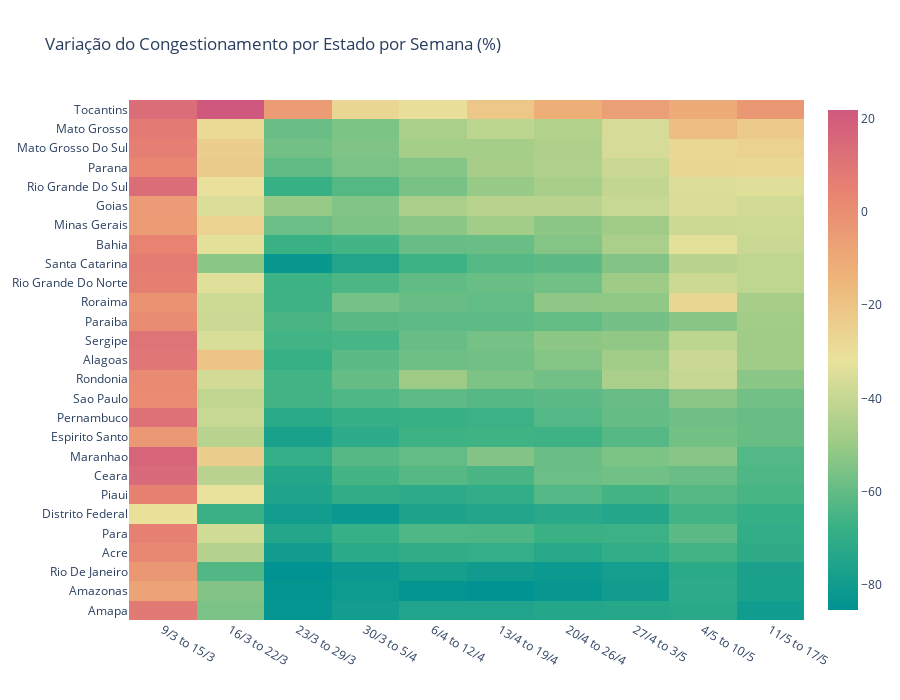

This figure's notebook cell:
### Code cell
countries = weekly[weekly['region_type'] == 'state']
to_plot = countries.pivot_table(columns='week_number', index='region_name', values='tcp').iloc[:, :-1]
to_plot = sort_index('last-max', to_plot)
to_plot = to_plot.rename(columns=week_dict)

fig = go.Figure(data=go.Heatmap(
    _df_to_plotly(to_plot),
    colorscale='temps'
))

fig.update_layout(
    title=
        iplottitle('TCI Percentage Change ', 60),
    height=700
)

# fig.add_annotation(text='Semana Referência: 02/03 - 08/03 | Dados: Waze',
#                   x=-0, y=100, showarrow=False, yanchor='top'
#                   )

fig.show()

### Figure 1 — Plotly figure (JSON) as saved in the notebook; plotly's stock layout.template omitted (floating-point values rounded to 4 significant figures; data arrays with more than 128 entries replaced by an {"elided": "..."} marker saying what was removed)
{"data": [{"colorscale": [[0, "rgb(0, 147, 146)"], [0.1667, "rgb(57, 177, 133)"], [0.3333, "rgb(156, 203, 134)"], [0.5, "rgb(233, 226, 156)"], [0.6667, "rgb(238, 180, 121)"], [0.8333, "rgb(232, 132, 113)"], [1, "rgb(207, 89, 126)"]], "type": "heatmap", "x": ["9/3 to 15/3", "16/3 to 22/3", "23/3 to 29/3", "30/3 to 5/4", "6/4 to 12/4", "13/4 to 19/4", "20/4 to 26/4", "27/4 to 3/5", "4/5 to 10/5", "11/5 to 17/5"], "y": ["Amapa", "Amazonas", "Rio De Janeiro", "Acre", "Para", "Distrito Federal", "Piaui", "Ceara", "Maranhao", "Espirito Santo", "Pernambuco", "Sao Paulo", "Rondonia", "Alagoas", "Sergipe", "Paraiba", "Roraima", "Rio Grande Do Norte", "Santa Catarina", "Bahia", "Minas Gerais", "Goias", "Rio Grande Do Sul", "Parana", "Mato Grosso Do Sul", "Mato Grosso", "Tocantins"], "z": {"elided": "27x10 float values"}}], "layout": {"height": 700, "title": {"text": "Variação do Congestionamento por Estado por Semana (%)"}}}
